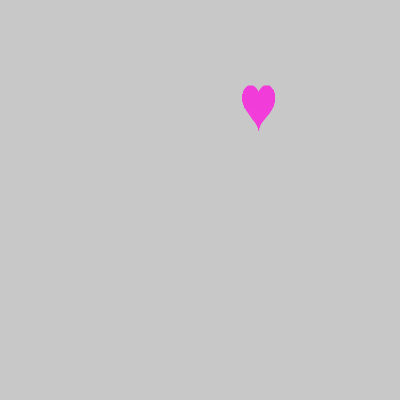
Frame 1 (no input)
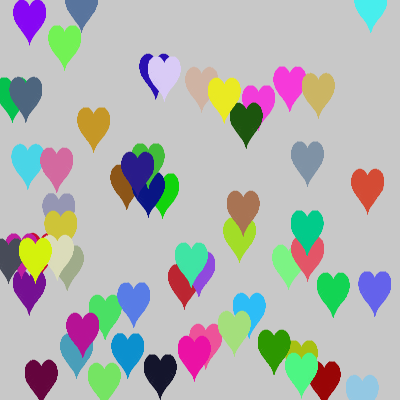
Frame 60 (the mouse pressed at the canvas centre just before this capture)
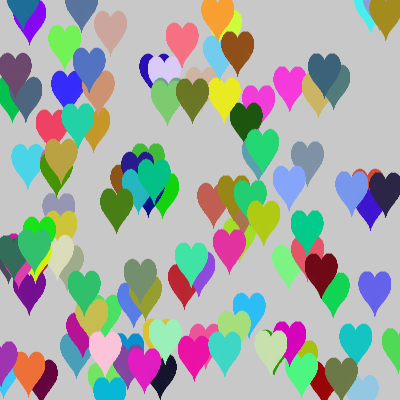
Frame 120 (the mouse held since frame 60 and released just before this capture)

The Processing sketch that drew these frames (run headless with seeded random() and noise(); from frame 60 on, the mouse is pressed at the canvas centre):

// Processing sketch: heart_cpe
// ── heart_cpe.pde
float x1,y1,t1,t2,x2,y2, temp;
float temp_x1, temp_y1;

void setup()
{
    size(400,400);
    background(200);
    t1=0;
    //noLoop();
    temp = 0;
}

void draw()
{
  pushMatrix();
    translate(random(width),random(height));
    //translate(200,200);
    scale(1,1.5);
    stroke(random(255), random(255), random(255));
    for(int i=0; i<25; i++)
    {
      x1 = 16*pow(sin(t1),3);
      y1 = -( 13*cos(t1) - 5*cos(2*t1) - 2*cos(3*t1) - cos(4*t1));
      t2 = t1+PI/12;
      x2 = 16*pow(sin(t2),3);
      y2 = -(13*cos(t2) - 5*cos(2*t2) - 2*cos(3*t2) - cos(4*t2));
      line(x1,y1,x2,y2);
      //strokeWeight(3);
      temp = t1;
      temp_x1 = x1;
      temp_y1 = y1;
    
      while(t1<t2)
      { 
         x1 = 16*pow(sin(t1),3);
         y1 = -( 13*cos(t1) - 5*cos(2*t1) - 2*cos(3*t1) - cos(4*t1));
         line(0,-6.5,x1,y1);
         t1 +=.02; 
      }
      t1 = temp;
      x1 = temp_x1;
      y1 = temp_y1;
      t1 += PI/12;
    }
    popMatrix();
}
